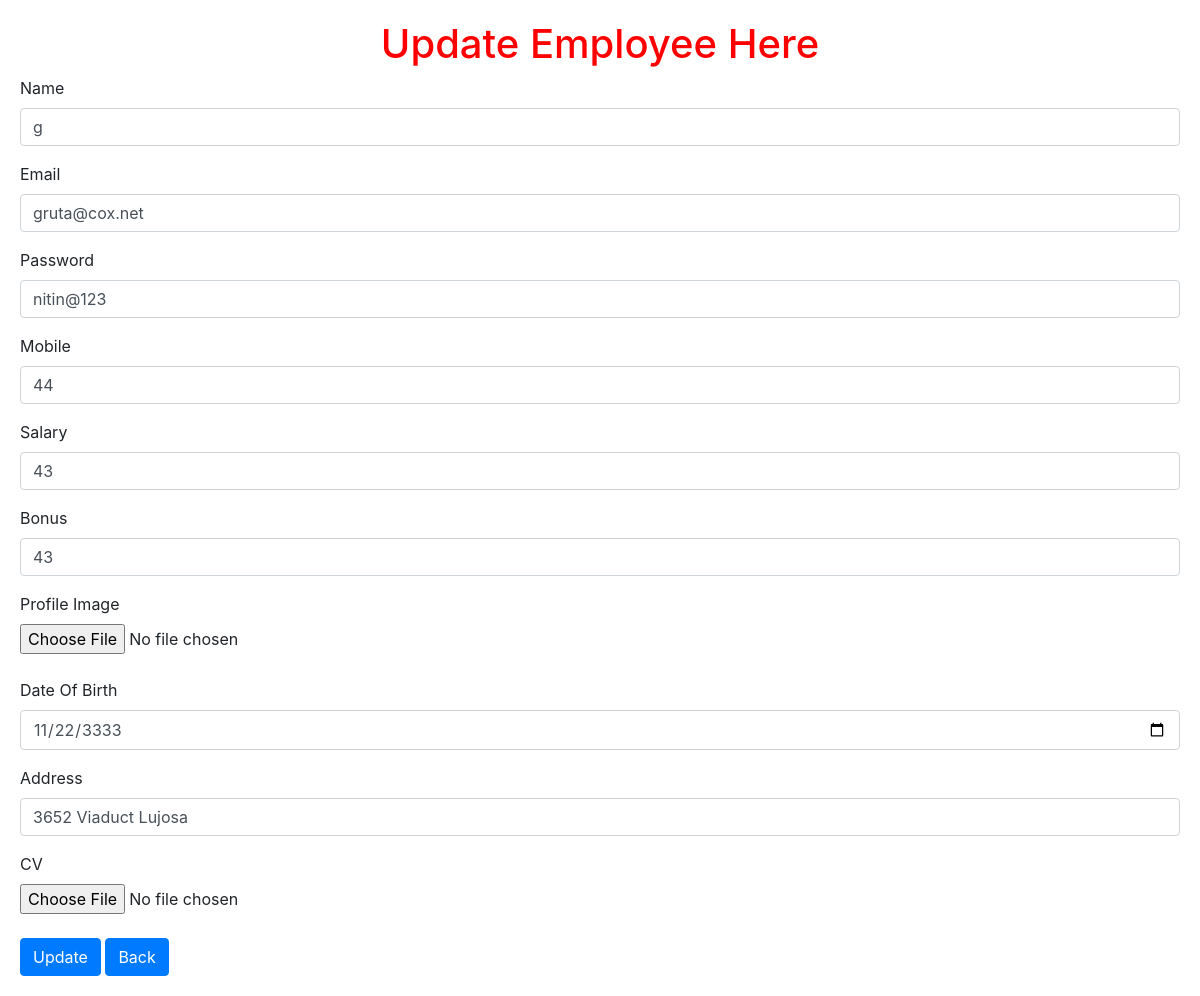
/update_emp/40, run on the app's committed database.
### app/models.py (models this page shows)
class Employee(models.Model):
    name = models.CharField(max_length=50)
    email = models.EmailField(max_length=30)
    password = models.CharField(max_length=30)
    mobile = models.IntegerField()
    salary = models.IntegerField()
    bonus = models.IntegerField()
    profile_image = models.ImageField(upload_to='media/', null=True, default=None)
    dob = models.DateField()
    address = models.TextField(max_length=500, default=True)
    cv = models.FileField(upload_to='resume/', null=True, default=None)
    class Meta:
        ordering = ['-id']

### app/views.py (the view)
# urls.py: path('update_emp/<int:id>', views.update_emp, name='update_emp'),
def update_emp(request, id):
    emp_data = Employee.objects.get(id=id)
    dict = {
        'emp_data': emp_data
    }
    return render(request, 'update_emp.html', dict)

### app/templates/update_emp.html (shortened to what this page needs)
<!doctype html>
<html lang="en">
    <head>
        <link rel="stylesheet"
            href="https://cdn.jsdelivr.net/npm/bootstrap@4.0.0/dist/css/bootstrap.min.css"
>
    </head>
    <body>
        <h1 style="text-align: center; color:red">Update Employee Here</h1>
        <form method="POST" action="/update_action/{{emp_data.id}}">
            <div class="form-group">
                <label for="name">Name</label>
                <input type="text" class="form-control" id="name"
                    name="name" value="{{emp_data.name}}"
                    placeholder="Enter Name">
            </div>
            <div class="form-group">
                <label for="email">Email</label>
                <input type="email" class="form-control" id="email"
                    name="email" value="{{emp_data.email}}"
                    placeholder="Enter Email">
            </div>
            <div class="form-group">
                <label for="password">Password</label>
                <input type="text" class="form-control" id="password"
                    name="password" value="{{emp_data.password}}"
                    placeholder="Enter Password">
            </div>
            <div class="form-group">
                <label for="mobile">Mobile</label>
                <input type="number" class="form-control" id="mobile"
                    name="mobile" value="{{emp_data.mobile}}"
                    placeholder="Enter Mobile">
            </div>
            <div class="form-group">
                <label for="salary">Salary</label>
                <input type="number" class="form-control" id="salary"
                    name="salary" value="{{emp_data.salary}}"
                    placeholder="Enter Salary">
            </div>
            <div class="form-group">
                <label for="bonus">Bonus</label>
                <input type="number" class="form-control" id="bonus"
                    name="bonus" value="{{emp_data.bonus}}"
                    placeholder="Enter Bonus">
            </div>
            <div>
                <label for="profile_image">Profile Image</label><br>
                <input type="file" name="profile_image"
                    value="{{emp_data.profile_image}}" id="profile_image">
            </div><br>
            <div class="form-group">
                <label for="dob">Date Of Birth</label>
                <input type="date" class="form-control" id="dob"
                    name="dob" value="{{emp_data.dob | date:'Y-m-d'}}"
                    placeholder="Enter DOB">
            </div>
            <div class="form-group">
                <label for="address">Address</label>
                <input type="text" class="form-control" id="address"
                    name="address" value="{{emp_data.address}}"
                    placeholder="Enter Address">
            </div>
            <div>
                <label for="cv">CV</label><br>
                <input type="file" name="cv" value="{{emp_data.cv}}" id="cv">
            </div><br>
            <button type="submit" class="btn btn-primary">Update</button>
            <a class="btn btn-primary" href="/view_all_emp" role="button">Back</a>
        </form>
    </body>
</html>

### app/templates/update_emp.html (style rules this page uses)
body { margin: 20px; }

### data on the page
Employee: name "g", email "gruta@cox.net", password "nitin@123", mobile "44", salary "43", bonus "43", dob "11/22/3333", address "3652 Viaduct Lujosa"
